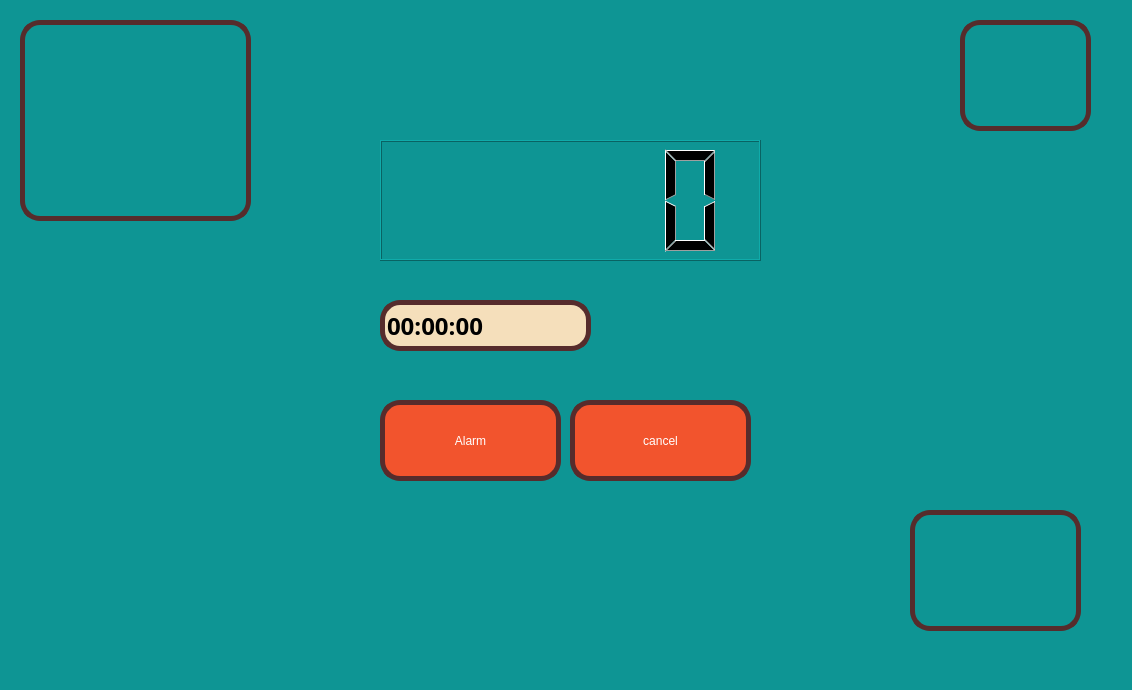
<?xml version="1.0" encoding="UTF-8"?>
<ui version="4.0">
 <class>MainWindow</class>
 <widget class="QMainWindow" name="MainWindow">
  <property name="geometry">
   <rect>
    <x>0</x>
    <y>0</y>
    <width>1132</width>
    <height>690</height>
   </rect>
  </property>
  <property name="windowTitle">
   <string>MainWindow</string>
  </property>
  <property name="styleSheet">
   <string notr="true">background-color: rgb(14, 149, 148);</string>
  </property>
  <widget class="QWidget" name="centralwidget">
   <widget class="QLabel" name="label_3">
    <property name="geometry">
     <rect>
      <x>960</x>
      <y>20</y>
      <width>131</width>
      <height>111</height>
     </rect>
    </property>
    <property name="styleSheet">
     <string notr="true"> border: 5px solid rgb(86, 44, 44);
    border-radius: 20px;</string>
    </property>
    <property name="text">
     <string/>
    </property>
    <property name="pixmap">
     <pixmap resource="../Recursos.qrc">:/Imagenes/Media/FI.jpg</pixmap>
    </property>
    <property name="scaledContents">
     <bool>true</bool>
    </property>
   </widget>
   <widget class="QLabel" name="label_4">
    <property name="geometry">
     <rect>
      <x>910</x>
      <y>510</y>
      <width>171</width>
      <height>121</height>
     </rect>
    </property>
    <property name="styleSheet">
     <string notr="true"> border: 5px solid rgb(86, 44, 44);
    border-radius: 20px;</string>
    </property>
    <property name="text">
     <string/>
    </property>
    <property name="pixmap">
     <pixmap resource="../Recursos.qrc">:/Imagenes/Media/logo.jpg</pixmap>
    </property>
    <property name="scaledContents">
     <bool>true</bool>
    </property>
   </widget>
   <widget class="QLabel" name="label">
    <property name="geometry">
     <rect>
      <x>20</x>
      <y>20</y>
      <width>231</width>
      <height>201</height>
     </rect>
    </property>
    <property name="styleSheet">
     <string notr="true"> border: 5px solid rgb(86, 44, 44);
    border-radius: 20px;</string>
    </property>
    <property name="text">
     <string/>
    </property>
    <property name="pixmap">
     <pixmap resource="../Recursos.qrc">:/Imagenes/Media/UAT.jpg</pixmap>
    </property>
    <property name="scaledContents">
     <bool>true</bool>
    </property>
   </widget>
   <widget class="QLCDNumber" name="lcdNumber">
    <property name="geometry">
     <rect>
      <x>380</x>
      <y>140</y>
      <width>381</width>
      <height>121</height>
     </rect>
    </property>
   </widget>
   <widget class="QPushButton" name="SetAlarm">
    <property name="geometry">
     <rect>
      <x>380</x>
      <y>400</y>
      <width>181</width>
      <height>81</height>
     </rect>
    </property>
    <property name="styleSheet">
     <string notr="true">QPushButton {
	font: 75 16pt &quot;Agency FB&quot;;
    color: rgb(255, 255, 255);
    background-color: rgb(242, 84, 45);
    border: 5px solid rgb(86, 44, 44);
    border-radius: 20px;
}
QPushButton:hover {
    background-color: rgb(18, 116, 117) ;
}</string>
    </property>
    <property name="text">
     <string>Alarm</string>
    </property>
   </widget>
   <widget class="QPushButton" name="CancelAlarm">
    <property name="geometry">
     <rect>
      <x>570</x>
      <y>400</y>
      <width>181</width>
      <height>81</height>
     </rect>
    </property>
    <property name="styleSheet">
     <string notr="true">QPushButton {
	font: 75 16pt &quot;Agency FB&quot;;
    color: rgb(255, 255, 255);
    background-color: rgb(242, 84, 45);
    border: 5px solid rgb(86, 44, 44);
    border-radius: 20px;
}
QPushButton:hover {
    background-color: rgb(18, 116, 117) ;
}</string>
    </property>
    <property name="text">
     <string>cancel</string>
    </property>
   </widget>
   <widget class="QTimeEdit" name="timeEdit_alarm">
    <property name="geometry">
     <rect>
      <x>380</x>
      <y>300</y>
      <width>211</width>
      <height>51</height>
     </rect>
    </property>
    <property name="font">
     <font>
      <family>Agency FB</family>
      <pointsize>18</pointsize>
      <weight>75</weight>
      <bold>true</bold>
     </font>
    </property>
    <property name="layoutDirection">
     <enum>Qt::LeftToRight</enum>
    </property>
    <property name="styleSheet">
     <string notr="true">background-color: rgb(245, 223, 187);
 border: 5px solid rgb(86, 44, 44);
    border-radius: 20px;</string>
    </property>
    <property name="buttonSymbols">
     <enum>QAbstractSpinBox::NoButtons</enum>
    </property>
    <property name="currentSection">
     <enum>QDateTimeEdit::HourSection</enum>
    </property>
   </widget>
  </widget>
  <widget class="QMenuBar" name="menubar">
   <property name="geometry">
    <rect>
     <x>0</x>
     <y>0</y>
     <width>1132</width>
     <height>26</height>
    </rect>
   </property>
  </widget>
  <widget class="QStatusBar" name="statusbar"/>
 </widget>
 <resources>
  <include location="../Recursos.qrc"/>
 </resources>
 <connections/>
</ui>
